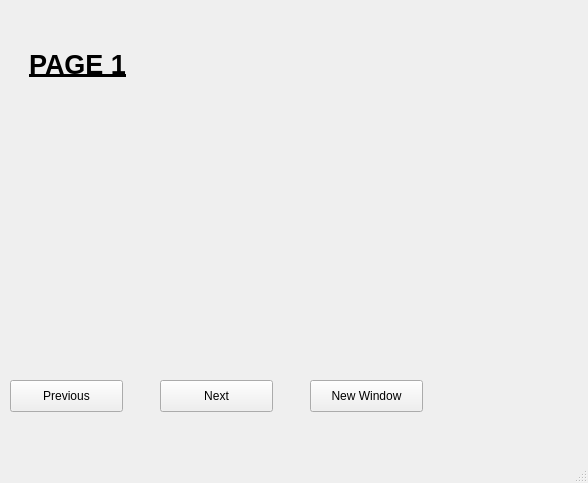
<?xml version="1.0" encoding="UTF-8"?>
<ui version="4.0">
 <class>MainWindow</class>
 <widget class="QMainWindow" name="MainWindow">
  <property name="geometry">
   <rect>
    <x>0</x>
    <y>0</y>
    <width>588</width>
    <height>483</height>
   </rect>
  </property>
  <property name="windowTitle">
   <string>MainWindow</string>
  </property>
  <widget class="QWidget" name="centralwidget">
   <widget class="QStackedWidget" name="stackedWidget">
    <property name="geometry">
     <rect>
      <x>9</x>
      <y>-1</y>
      <width>561</width>
      <height>351</height>
     </rect>
    </property>
    <property name="currentIndex">
     <number>0</number>
    </property>
    <widget class="QWidget" name="page">
     <widget class="QLabel" name="label">
      <property name="geometry">
       <rect>
        <x>20</x>
        <y>30</y>
        <width>151</width>
        <height>71</height>
       </rect>
      </property>
      <property name="font">
       <font>
        <pointsize>20</pointsize>
        <weight>75</weight>
        <bold>true</bold>
        <underline>true</underline>
       </font>
      </property>
      <property name="text">
       <string>PAGE 1</string>
      </property>
     </widget>
    </widget>
    <widget class="QWidget" name="page_2">
     <widget class="QLabel" name="label_2">
      <property name="geometry">
       <rect>
        <x>0</x>
        <y>10</y>
        <width>151</width>
        <height>71</height>
       </rect>
      </property>
      <property name="font">
       <font>
        <pointsize>20</pointsize>
        <weight>75</weight>
        <bold>true</bold>
        <underline>true</underline>
       </font>
      </property>
      <property name="text">
       <string>PAGE 2</string>
      </property>
     </widget>
    </widget>
   </widget>
   <widget class="QPushButton" name="prevButton">
    <property name="geometry">
     <rect>
      <x>10</x>
      <y>380</y>
      <width>113</width>
      <height>32</height>
     </rect>
    </property>
    <property name="text">
     <string>Previous</string>
    </property>
   </widget>
   <widget class="QPushButton" name="nextButton">
    <property name="geometry">
     <rect>
      <x>160</x>
      <y>380</y>
      <width>113</width>
      <height>32</height>
     </rect>
    </property>
    <property name="text">
     <string>Next</string>
    </property>
   </widget>
   <widget class="QPushButton" name="showWindow">
    <property name="geometry">
     <rect>
      <x>310</x>
      <y>380</y>
      <width>113</width>
      <height>32</height>
     </rect>
    </property>
    <property name="text">
     <string>New Window</string>
    </property>
   </widget>
  </widget>
  <widget class="QMenuBar" name="menubar">
   <property name="geometry">
    <rect>
     <x>0</x>
     <y>0</y>
     <width>588</width>
     <height>24</height>
    </rect>
   </property>
  </widget>
  <widget class="QStatusBar" name="statusbar"/>
 </widget>
 <resources/>
 <connections/>
</ui>
